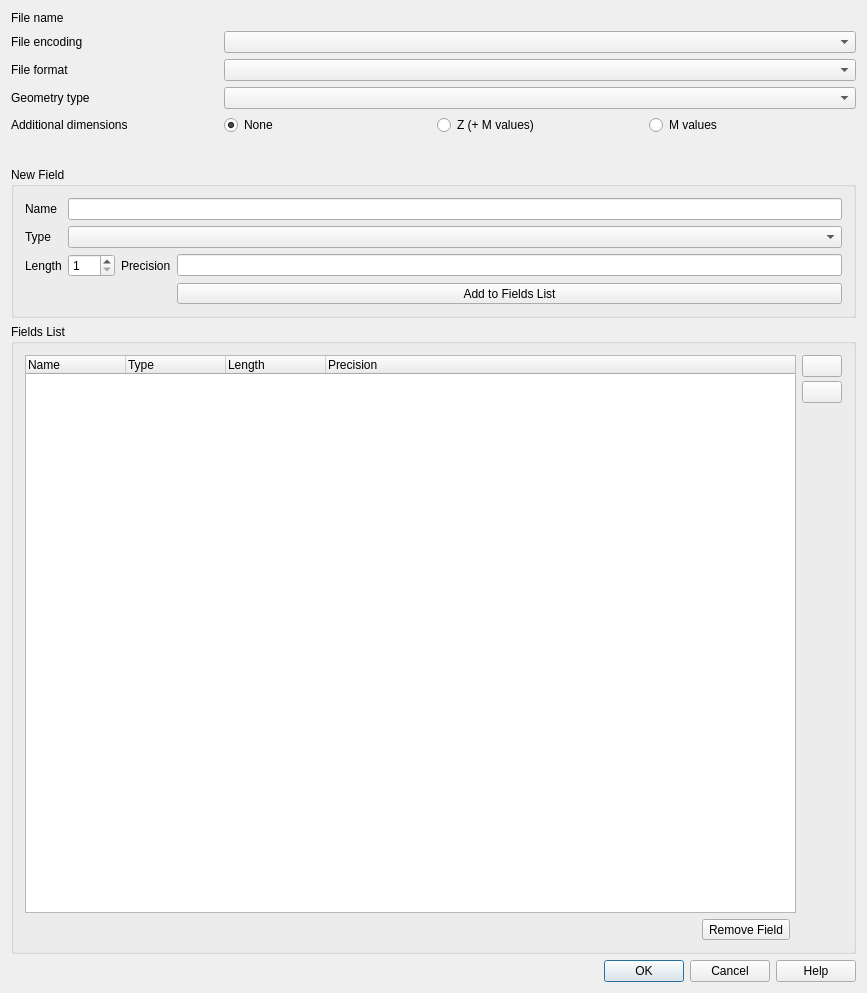
<?xml version="1.0" encoding="UTF-8"?>
<ui version="4.0">
 <class>QgsNewVectorLayerDialogBase</class>
 <widget class="QDialog" name="QgsNewVectorLayerDialogBase">
  <property name="geometry">
   <rect>
    <x>0</x>
    <y>0</y>
    <width>867</width>
    <height>993</height>
   </rect>
  </property>
  <property name="windowTitle">
   <string>New Shapefile Layer</string>
  </property>
  <property name="modal">
   <bool>true</bool>
  </property>
  <layout class="QGridLayout">
   <item row="11" column="0" colspan="3">
    <widget class="QGroupBox" name="groupBox_2">
     <property name="title">
      <string>Fields List</string>
     </property>
     <layout class="QGridLayout" columnstretch="1,0,0,0">
      <item row="3" column="0">
       <spacer name="spacer">
        <property name="orientation">
         <enum>Qt::Orientation::Horizontal</enum>
        </property>
        <property name="sizeHint" stdset="0">
         <size>
          <width>121</width>
          <height>20</height>
         </size>
        </property>
       </spacer>
      </item>
      <item row="3" column="1">
       <widget class="QToolButton" name="mRemoveAttributeButton">
        <property name="sizePolicy">
         <sizepolicy hsizetype="Preferred" vsizetype="Fixed">
          <horstretch>0</horstretch>
          <verstretch>0</verstretch>
         </sizepolicy>
        </property>
        <property name="toolTip">
         <string>Delete selected field</string>
        </property>
        <property name="text">
         <string>Remove Field</string>
        </property>
        <property name="icon">
         <iconset resource="../../images/images.qrc">
          <normaloff>:/images/themes/default/mActionDeleteAttribute.svg</normaloff>:/images/themes/default/mActionDeleteAttribute.svg</iconset>
        </property>
        <property name="toolButtonStyle">
         <enum>Qt::ToolButtonStyle::ToolButtonTextBesideIcon</enum>
        </property>
       </widget>
      </item>
      <item row="2" column="0" colspan="3">
       <widget class="QTreeWidget" name="mAttributeView">
        <property name="sizePolicy">
         <sizepolicy hsizetype="Expanding" vsizetype="Expanding">
          <horstretch>0</horstretch>
          <verstretch>0</verstretch>
         </sizepolicy>
        </property>
        <property name="alternatingRowColors">
         <bool>true</bool>
        </property>
        <property name="rootIsDecorated">
         <bool>false</bool>
        </property>
        <property name="columnCount">
         <number>4</number>
        </property>
        <column>
         <property name="text">
          <string>Name</string>
         </property>
        </column>
        <column>
         <property name="text">
          <string>Type</string>
         </property>
        </column>
        <column>
         <property name="text">
          <string>Length</string>
         </property>
        </column>
        <column>
         <property name="text">
          <string>Precision</string>
         </property>
        </column>
       </widget>
      </item>
      <item row="2" column="3">
       <layout class="QVBoxLayout" name="pushBtnBox_3" stretch="0,0,1">
        <property name="spacing">
         <number>4</number>
        </property>
        <item>
         <widget class="QPushButton" name="mButtonUp">
          <property name="maximumSize">
           <size>
            <width>50</width>
            <height>16777215</height>
           </size>
          </property>
          <property name="toolTip">
           <string>Move up</string>
          </property>
          <property name="icon">
           <iconset resource="../../images/images.qrc">
            <normaloff>:/images/themes/default/mActionArrowUp.svg</normaloff>:/images/themes/default/mActionArrowUp.svg</iconset>
          </property>
         </widget>
        </item>
        <item>
         <widget class="QPushButton" name="mButtonDown">
          <property name="maximumSize">
           <size>
            <width>50</width>
            <height>16777215</height>
           </size>
          </property>
          <property name="toolTip">
           <string>Move down</string>
          </property>
          <property name="icon">
           <iconset resource="../../images/images.qrc">
            <normaloff>:/images/themes/default/mActionArrowDown.svg</normaloff>:/images/themes/default/mActionArrowDown.svg</iconset>
          </property>
         </widget>
        </item>
        <item>
         <spacer name="verticalSpacer_3">
          <property name="orientation">
           <enum>Qt::Orientation::Vertical</enum>
          </property>
          <property name="sizeHint" stdset="0">
           <size>
            <width>0</width>
            <height>0</height>
           </size>
          </property>
         </spacer>
        </item>
       </layout>
      </item>
     </layout>
    </widget>
   </item>
   <item row="10" column="0" colspan="3">
    <widget class="QGroupBox" name="groupBox">
     <property name="title">
      <string>New Field</string>
     </property>
     <layout class="QGridLayout">
      <item row="2" column="2">
       <widget class="QLabel" name="label_2">
        <property name="text">
         <string>Precision</string>
        </property>
        <property name="buddy">
         <cstring>mPrecision</cstring>
        </property>
       </widget>
      </item>
      <item row="1" column="0">
       <widget class="QLabel" name="textLabel2">
        <property name="text">
         <string>Type</string>
        </property>
        <property name="buddy">
         <cstring>mTypeBox</cstring>
        </property>
       </widget>
      </item>
      <item row="4" column="3">
       <widget class="QToolButton" name="mAddAttributeButton">
        <property name="sizePolicy">
         <sizepolicy hsizetype="Preferred" vsizetype="Fixed">
          <horstretch>0</horstretch>
          <verstretch>0</verstretch>
         </sizepolicy>
        </property>
        <property name="toolTip">
         <string>Add field to list</string>
        </property>
        <property name="layoutDirection">
         <enum>Qt::LayoutDirection::LeftToRight</enum>
        </property>
        <property name="text">
         <string>Add to Fields List</string>
        </property>
        <property name="icon">
         <iconset resource="../../images/images.qrc">
          <normaloff>:/images/themes/default/mActionNewAttribute.svg</normaloff>:/images/themes/default/mActionNewAttribute.svg</iconset>
        </property>
        <property name="toolButtonStyle">
         <enum>Qt::ToolButtonStyle::ToolButtonTextBesideIcon</enum>
        </property>
       </widget>
      </item>
      <item row="0" column="0">
       <widget class="QLabel" name="textLabel1">
        <property name="text">
         <string>Name</string>
        </property>
        <property name="buddy">
         <cstring>mNameEdit</cstring>
        </property>
       </widget>
      </item>
      <item row="2" column="3">
       <widget class="QLineEdit" name="mPrecision"/>
      </item>
      <item row="0" column="1" colspan="3">
       <widget class="QLineEdit" name="mNameEdit"/>
      </item>
      <item row="2" column="0">
       <widget class="QLabel" name="label">
        <property name="text">
         <string>Length</string>
        </property>
       </widget>
      </item>
      <item row="1" column="1" colspan="3">
       <widget class="QComboBox" name="mTypeBox"/>
      </item>
      <item row="4" column="0" colspan="3">
       <spacer name="horizontalSpacer">
        <property name="orientation">
         <enum>Qt::Orientation::Horizontal</enum>
        </property>
        <property name="sizeHint" stdset="0">
         <size>
          <width>40</width>
          <height>20</height>
         </size>
        </property>
       </spacer>
      </item>
      <item row="2" column="1">
       <widget class="QSpinBox" name="mWidth">
        <property name="minimum">
         <number>1</number>
        </property>
        <property name="maximum">
         <number>254</number>
        </property>
       </widget>
      </item>
     </layout>
    </widget>
   </item>
   <item row="4" column="0" colspan="3">
    <layout class="QGridLayout" name="gridLayout_3">
     <item row="3" column="0">
      <widget class="QLabel" name="mGeometryTypeLabel">
       <property name="sizePolicy">
        <sizepolicy hsizetype="Minimum" vsizetype="Preferred">
         <horstretch>0</horstretch>
         <verstretch>0</verstretch>
        </sizepolicy>
       </property>
       <property name="text">
        <string>Geometry type</string>
       </property>
      </widget>
     </item>
     <item row="1" column="0">
      <widget class="QLabel" name="mFileFormatLabel_2">
       <property name="enabled">
        <bool>true</bool>
       </property>
       <property name="sizePolicy">
        <sizepolicy hsizetype="Minimum" vsizetype="Preferred">
         <horstretch>0</horstretch>
         <verstretch>0</verstretch>
        </sizepolicy>
       </property>
       <property name="text">
        <string>File encoding</string>
       </property>
       <property name="buddy">
        <cstring>mFileFormatComboBox</cstring>
       </property>
      </widget>
     </item>
     <item row="2" column="0">
      <widget class="QLabel" name="mFileFormatLabel">
       <property name="enabled">
        <bool>true</bool>
       </property>
       <property name="sizePolicy">
        <sizepolicy hsizetype="Minimum" vsizetype="Preferred">
         <horstretch>0</horstretch>
         <verstretch>0</verstretch>
        </sizepolicy>
       </property>
       <property name="text">
        <string>File format</string>
       </property>
       <property name="buddy">
        <cstring>mFileFormatComboBox</cstring>
       </property>
      </widget>
     </item>
     <item row="0" column="0">
      <widget class="QLabel" name="mFileNameLabel">
       <property name="text">
        <string>File name</string>
       </property>
      </widget>
     </item>
     <item row="4" column="0">
      <widget class="QLabel" name="mAdditionalDimensionsLabel">
       <property name="sizePolicy">
        <sizepolicy hsizetype="Minimum" vsizetype="Preferred">
         <horstretch>0</horstretch>
         <verstretch>0</verstretch>
        </sizepolicy>
       </property>
       <property name="text">
        <string>Additional dimensions</string>
       </property>
      </widget>
     </item>
     <item row="4" column="1">
      <widget class="QRadioButton" name="mGeometryWithNoneRadioButton">
       <property name="text">
        <string>None</string>
       </property>
       <property name="checked">
        <bool>true</bool>
       </property>
       <property name="autoExclusive">
        <bool>true</bool>
       </property>
      </widget>
     </item>
     <item row="4" column="2">
      <widget class="QRadioButton" name="mGeometryWithZRadioButton">
       <property name="text">
        <string>Z (+ M values)</string>
       </property>
       <property name="autoExclusive">
        <bool>true</bool>
       </property>
      </widget>
     </item>
     <item row="5" column="1" colspan="3">
      <widget class="QgsProjectionSelectionWidget" name="mCrsSelector">
       <property name="minimumSize">
        <size>
         <width>0</width>
         <height>20</height>
        </size>
       </property>
       <property name="focusPolicy">
        <enum>Qt::FocusPolicy::StrongFocus</enum>
       </property>
      </widget>
     </item>
     <item row="4" column="3">
      <widget class="QRadioButton" name="mGeometryWithMRadioButton">
       <property name="text">
        <string>M values</string>
       </property>
       <property name="autoExclusive">
        <bool>true</bool>
       </property>
      </widget>
     </item>
     <item row="1" column="1" colspan="3">
      <widget class="QComboBox" name="mFileEncoding">
       <property name="enabled">
        <bool>true</bool>
       </property>
      </widget>
     </item>
     <item row="2" column="1" colspan="3">
      <widget class="QComboBox" name="mFileFormatComboBox">
       <property name="enabled">
        <bool>true</bool>
       </property>
      </widget>
     </item>
     <item row="3" column="1" colspan="3">
      <widget class="QComboBox" name="mGeometryTypeBox">
       <property name="sizePolicy">
        <sizepolicy hsizetype="Expanding" vsizetype="Fixed">
         <horstretch>0</horstretch>
         <verstretch>0</verstretch>
        </sizepolicy>
       </property>
      </widget>
     </item>
     <item row="0" column="1" colspan="3">
      <widget class="QgsFileWidget" name="mFileName"/>
     </item>
    </layout>
   </item>
   <item row="13" column="0" colspan="3">
    <widget class="QDialogButtonBox" name="buttonBox">
     <property name="orientation">
      <enum>Qt::Orientation::Horizontal</enum>
     </property>
     <property name="standardButtons">
      <set>QDialogButtonBox::StandardButton::Cancel|QDialogButtonBox::StandardButton::Help|QDialogButtonBox::StandardButton::Ok</set>
     </property>
    </widget>
   </item>
  </layout>
 </widget>
 <layoutdefault spacing="6" margin="11"/>
 <customwidgets>
  <customwidget>
   <class>QgsFileWidget</class>
   <extends>QWidget</extends>
   <header>qgsfilewidget.h</header>
   <container>1</container>
  </customwidget>
  <customwidget>
   <class>QgsProjectionSelectionWidget</class>
   <extends>QWidget</extends>
   <header>qgsprojectionselectionwidget.h</header>
   <container>1</container>
  </customwidget>
 </customwidgets>
 <tabstops>
  <tabstop>mFileEncoding</tabstop>
  <tabstop>mFileFormatComboBox</tabstop>
  <tabstop>mGeometryTypeBox</tabstop>
  <tabstop>mGeometryWithNoneRadioButton</tabstop>
  <tabstop>mGeometryWithZRadioButton</tabstop>
  <tabstop>mGeometryWithMRadioButton</tabstop>
  <tabstop>mCrsSelector</tabstop>
  <tabstop>mNameEdit</tabstop>
  <tabstop>mTypeBox</tabstop>
  <tabstop>mPrecision</tabstop>
  <tabstop>mAddAttributeButton</tabstop>
  <tabstop>mAttributeView</tabstop>
  <tabstop>mButtonUp</tabstop>
  <tabstop>mButtonDown</tabstop>
  <tabstop>mRemoveAttributeButton</tabstop>
 </tabstops>
 <resources>
  <include location="../../images/images.qrc"/>
  <include location="../../images/images.qrc"/>
 </resources>
 <connections>
  <connection>
   <sender>buttonBox</sender>
   <signal>accepted()</signal>
   <receiver>QgsNewVectorLayerDialogBase</receiver>
   <slot>accept()</slot>
   <hints>
    <hint type="sourcelabel">
     <x>349</x>
     <y>400</y>
    </hint>
    <hint type="destinationlabel">
     <x>387</x>
     <y>304</y>
    </hint>
   </hints>
  </connection>
  <connection>
   <sender>buttonBox</sender>
   <signal>rejected()</signal>
   <receiver>QgsNewVectorLayerDialogBase</receiver>
   <slot>reject()</slot>
   <hints>
    <hint type="sourcelabel">
     <x>275</x>
     <y>400</y>
    </hint>
    <hint type="destinationlabel">
     <x>242</x>
     <y>308</y>
    </hint>
   </hints>
  </connection>
 </connections>
</ui>
